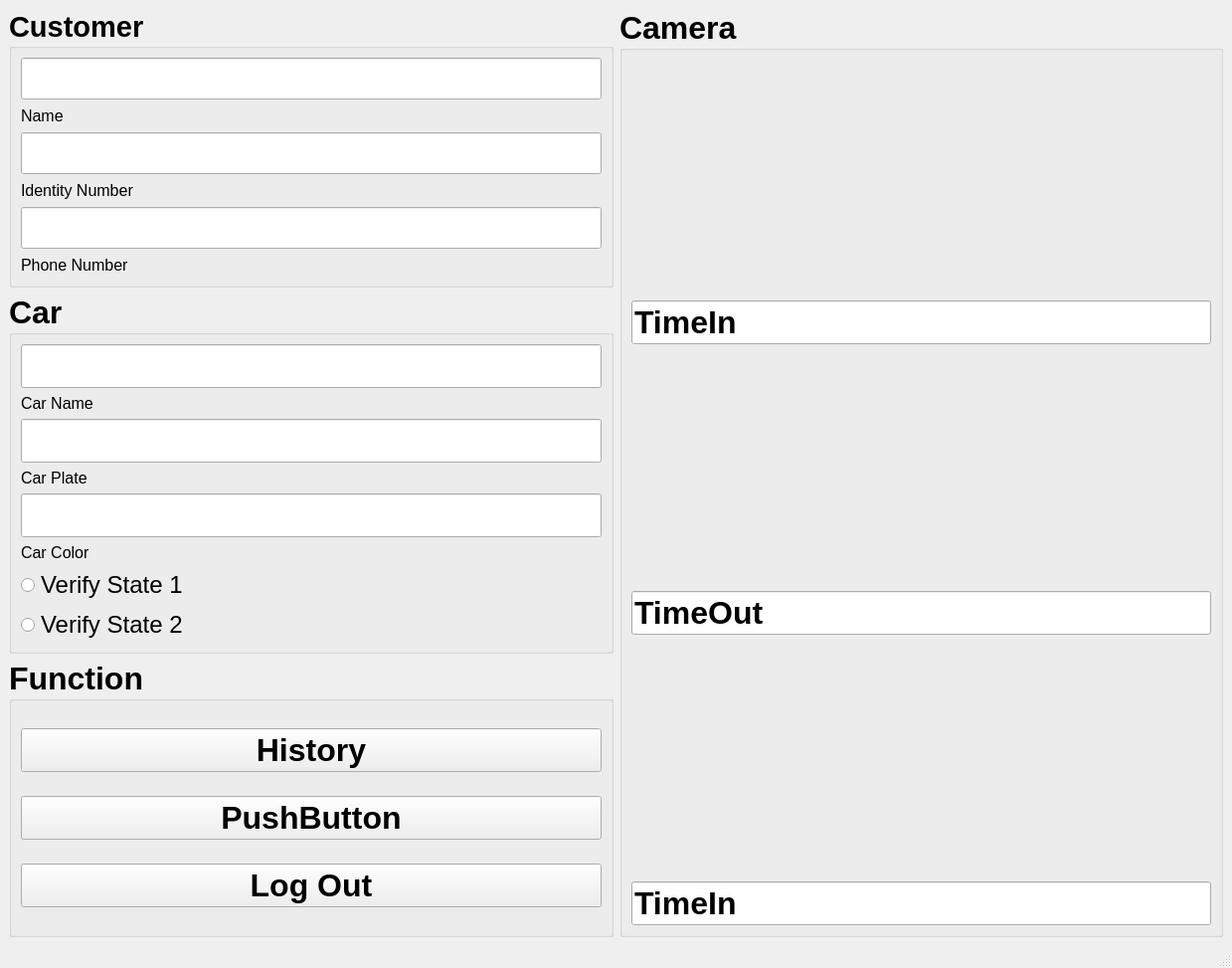
<?xml version="1.0" encoding="UTF-8"?>
<ui version="4.0">
 <class>MainWindow</class>
 <widget class="QMainWindow" name="MainWindow">
  <property name="geometry">
   <rect>
    <x>0</x>
    <y>0</y>
    <width>1239</width>
    <height>973</height>
   </rect>
  </property>
  <property name="windowTitle">
   <string>MainWindow</string>
  </property>
  <widget class="QWidget" name="centralwidget">
   <layout class="QHBoxLayout" name="horizontalLayout">
    <item>
     <layout class="QVBoxLayout" name="verticalLayout_3">
      <item>
       <widget class="QGroupBox" name="CustomerGroupBox">
        <property name="font">
         <font>
          <pointsize>22</pointsize>
          <bold>true</bold>
         </font>
        </property>
        <property name="title">
         <string>Customer</string>
        </property>
        <property name="flat">
         <bool>true</bool>
        </property>
        <layout class="QVBoxLayout" name="verticalLayout_2">
         <item>
          <widget class="QLineEdit" name="customerName"/>
         </item>
         <item>
          <widget class="QLabel" name="label">
           <property name="font">
            <font>
             <pointsize>12</pointsize>
             <bold>false</bold>
            </font>
           </property>
           <property name="text">
            <string>Name</string>
           </property>
          </widget>
         </item>
         <item>
          <widget class="QLineEdit" name="identityNumber"/>
         </item>
         <item>
          <widget class="QLabel" name="label_2">
           <property name="font">
            <font>
             <pointsize>12</pointsize>
             <bold>false</bold>
            </font>
           </property>
           <property name="text">
            <string>Identity Number</string>
           </property>
          </widget>
         </item>
         <item>
          <widget class="QLineEdit" name="phoneNumber"/>
         </item>
         <item>
          <widget class="QLabel" name="label_3">
           <property name="font">
            <font>
             <pointsize>12</pointsize>
             <bold>false</bold>
            </font>
           </property>
           <property name="text">
            <string>Phone Number</string>
           </property>
          </widget>
         </item>
        </layout>
       </widget>
      </item>
      <item>
       <widget class="QGroupBox" name="CarGroupBox">
        <property name="font">
         <font>
          <pointsize>24</pointsize>
          <bold>true</bold>
         </font>
        </property>
        <property name="title">
         <string>Car</string>
        </property>
        <property name="flat">
         <bool>true</bool>
        </property>
        <layout class="QVBoxLayout" name="verticalLayout_4">
         <item>
          <widget class="QLineEdit" name="carName">
           <property name="frame">
            <bool>true</bool>
           </property>
          </widget>
         </item>
         <item>
          <widget class="QLabel" name="label_13">
           <property name="font">
            <font>
             <pointsize>12</pointsize>
             <bold>false</bold>
            </font>
           </property>
           <property name="text">
            <string>Car Name</string>
           </property>
          </widget>
         </item>
         <item>
          <widget class="QLineEdit" name="carPlate"/>
         </item>
         <item>
          <widget class="QLabel" name="label_14">
           <property name="font">
            <font>
             <pointsize>12</pointsize>
             <bold>false</bold>
            </font>
           </property>
           <property name="text">
            <string>Car Plate</string>
           </property>
          </widget>
         </item>
         <item>
          <widget class="QLineEdit" name="carColor"/>
         </item>
         <item>
          <widget class="QLabel" name="label_15">
           <property name="font">
            <font>
             <pointsize>12</pointsize>
             <bold>false</bold>
            </font>
           </property>
           <property name="text">
            <string>Car Color</string>
           </property>
          </widget>
         </item>
         <item>
          <widget class="QRadioButton" name="verifyState1">
           <property name="font">
            <font>
             <pointsize>18</pointsize>
             <bold>false</bold>
            </font>
           </property>
           <property name="text">
            <string>Verify State 1</string>
           </property>
          </widget>
         </item>
         <item>
          <widget class="QRadioButton" name="verifyState2">
           <property name="font">
            <font>
             <pointsize>18</pointsize>
             <bold>false</bold>
            </font>
           </property>
           <property name="text">
            <string>Verify State 2</string>
           </property>
          </widget>
         </item>
        </layout>
       </widget>
      </item>
      <item>
       <widget class="QGroupBox" name="groupBox">
        <property name="font">
         <font>
          <pointsize>24</pointsize>
          <bold>true</bold>
         </font>
        </property>
        <property name="title">
         <string>Function</string>
        </property>
        <property name="flat">
         <bool>true</bool>
        </property>
        <layout class="QVBoxLayout" name="verticalLayout">
         <item>
          <widget class="QPushButton" name="pushButton1">
           <property name="text">
            <string>History</string>
           </property>
          </widget>
         </item>
         <item>
          <widget class="QPushButton" name="pushButton2">
           <property name="text">
            <string>PushButton</string>
           </property>
          </widget>
         </item>
         <item>
          <widget class="QPushButton" name="pushButton3">
           <property name="text">
            <string>Log Out</string>
           </property>
          </widget>
         </item>
        </layout>
       </widget>
      </item>
     </layout>
    </item>
    <item>
     <widget class="QGroupBox" name="groupBox_2">
      <property name="font">
       <font>
        <pointsize>24</pointsize>
        <bold>true</bold>
       </font>
      </property>
      <property name="title">
       <string>Camera</string>
      </property>
      <property name="flat">
       <bool>true</bool>
      </property>
      <layout class="QVBoxLayout" name="verticalLayout_5">
       <item>
        <widget class="QLabel" name="cameraIn">
         <property name="text">
          <string/>
         </property>
         <property name="pixmap">
          <pixmap>../testim.jpg</pixmap>
         </property>
         <property name="scaledContents">
          <bool>true</bool>
         </property>
        </widget>
       </item>
       <item>
        <widget class="QLineEdit" name="timeIn_2">
         <property name="text">
          <string>TimeIn</string>
         </property>
        </widget>
       </item>
       <item>
        <widget class="QLabel" name="cameraOut">
         <property name="text">
          <string/>
         </property>
         <property name="pixmap">
          <pixmap>../testim.jpg</pixmap>
         </property>
         <property name="scaledContents">
          <bool>true</bool>
         </property>
        </widget>
       </item>
       <item>
        <widget class="QLineEdit" name="timeIn_3">
         <property name="text">
          <string>TimeOut</string>
         </property>
        </widget>
       </item>
       <item>
        <widget class="QLabel" name="cameraTong">
         <property name="text">
          <string/>
         </property>
         <property name="pixmap">
          <pixmap>../testim.jpg</pixmap>
         </property>
         <property name="scaledContents">
          <bool>true</bool>
         </property>
        </widget>
       </item>
       <item>
        <widget class="QLineEdit" name="timeInBanDau">
         <property name="text">
          <string>TimeIn</string>
         </property>
        </widget>
       </item>
      </layout>
     </widget>
    </item>
   </layout>
  </widget>
  <widget class="QMenuBar" name="menubar">
   <property name="geometry">
    <rect>
     <x>0</x>
     <y>0</y>
     <width>1239</width>
     <height>22</height>
    </rect>
   </property>
  </widget>
  <widget class="QStatusBar" name="statusbar"/>
 </widget>
 <resources/>
 <connections/>
</ui>
